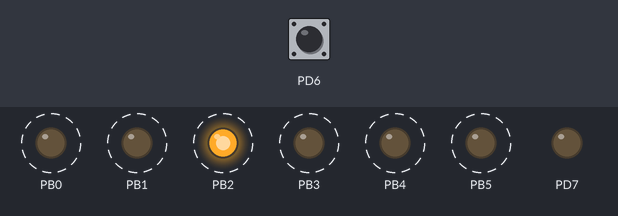
Bench run of a program on a simulated ATmega328P, built with avr-gcc and emulated at 16 MHz. Shown: output pins drawn as LEDs (lit = HIGH). Dashed ring = blinking. The test bench sets the inputs (shaded band); at power-on: PD6 HIGH.

Above: at 2.05 s.
2.1 s: PD6 pulled LOW for 0.75 s
At 2.55 s:
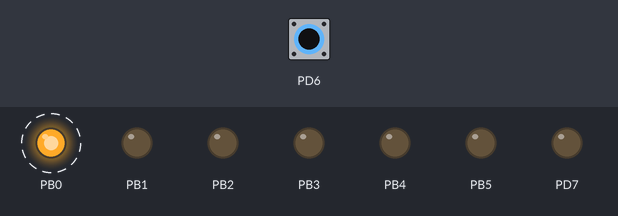
At 3.95 s:
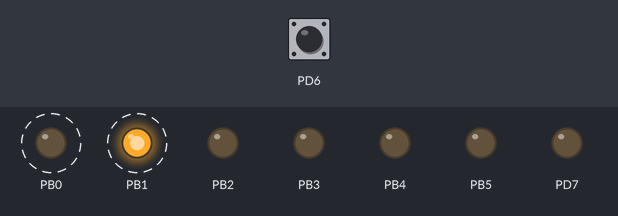
5.3 s: PD6 pulled LOW for 3.2 s
At 9.35 s:
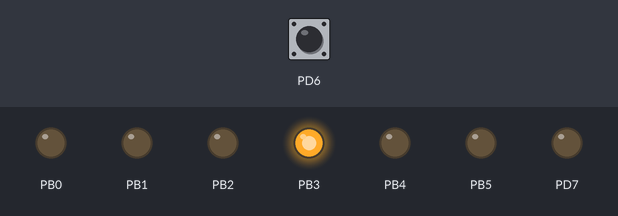
Timing chart, 0 to 16.0 s (numbered marks = the images above; inputs shaded):
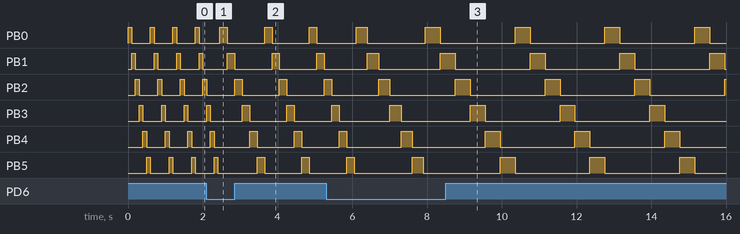

Measured:
- after the input at 2.1 s, PB0: alternates HIGH for 0.20 s and LOW for 1.0 s, starting after 0.35 s; PB1: alternates HIGH for 0.20 s and LOW for 1.0 s, starting after 0.55 s
- by itself, PB0, PB1: alternates HIGH for 0.10 s and LOW for 0.50 s

The program:

main.c
```c
/*
 * LoopLicht.c
 *
 * Created: 26-9-2024 10:50:19
 * Author : Wietse Houwers
 */

#define F_CPU (16000000UL)
#include <avr/io.h>
#include <util/delay.h>

// Variabelen
int direction = 1;
int delay_in_ms = 100;

//Setup
int main(void)
{
	// PB0 to PB5 output
	DDRB |= (1<<DDB5) | (1<<DDB4) | (1<<DDB3) |
	(1<<DDB2) | (1<<DDB1) | (1<<DDB0);

	// PD7 Output
	DDRD |= (1<<DDD7);

	// PD7 LOW
	PORTD &= ~(1<<PORTD7);

	// inputs PD3 to PD6 is by default an input pin and here enable pull up
	PORTD |= (1<<PORTD6) | (1<<PORTD5) | (1<<PORTD4) | (1<<PORTD3);


	// Loop
	while (1)
	{
		// Bitmask voor knoppen
		unsigned char switches = PIND & 0b01111000;

		// Check if K1 is pressed
		if((switches & (1<<PIND6)) == 0)
		{
			// Increment the delay
			delay_in_ms += 100;
			if(delay_in_ms > 1000)
			{
				delay_in_ms = 1000;
			}
			// Debounce the switch
			_delay_ms(50);
		}

		// Check if K2 is pressed
		if((switches & (1<<PIND5)) == 0)
		{
			// Increment the delay
			delay_in_ms -= 100;
			if(delay_in_ms < 100)
			{
				delay_in_ms = 100;
			}
			// Debounce the switch
			_delay_ms(50);
		}

		// Check if K3 is pressed
		if((switches & (1<<PIND4)) == 0)
		{
			// Set Direction
			direction = 1;
			// Debounce the switch
			_delay_ms(50);
		}

		// Check if K4 is pressed
		if((switches & (1<<PIND3)) == 0)
		{
			// Set Direction
			direction = 0;
			// Debounce the switch
			_delay_ms(50);
		}

		// Check Direction
		if(direction == 1)
		{
			for(int i = 0; i < 6; i++)
			{
				PORTB |= (1<<i);
				for(int i=0; i<delay_in_ms; i++)
				{
					_delay_ms(1);
				}
				PORTB &= ~(1<<i);
			}
		} else
		{
			for(int i = 5; i >= 0; i--)
			{
				  PORTB |= (1<<i);
				  for(int i=0; i<delay_in_ms; i++)
				  {
					  _delay_ms(1);
				  }
				  PORTB &= ~(1<<i);
			 }
		}
	}
}
```
